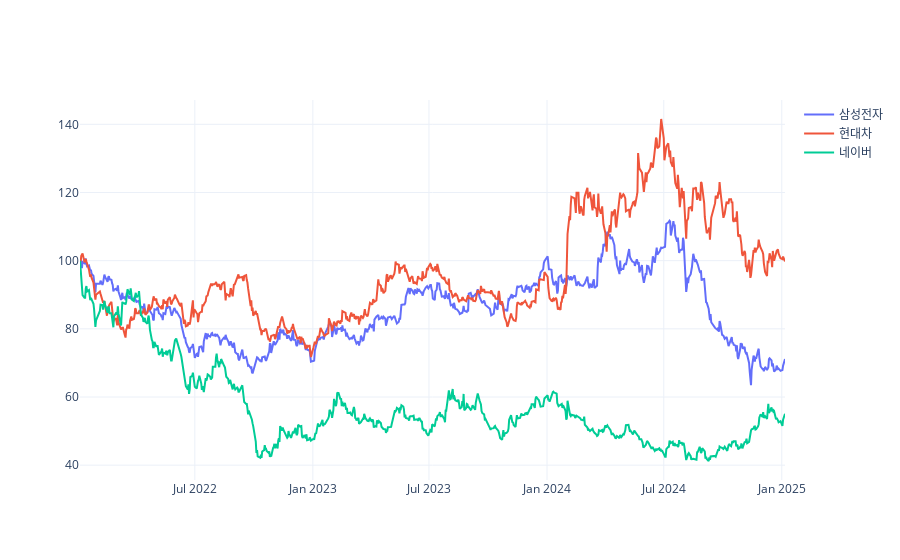

Here is the notebook cell this chart was saved with:
### Code cell
# Create traces
fig = go.Figure()
fig.add_trace(go.Scatter(x=samsung_100.index, y=samsung_100['Close'],
                    mode='lines',
                    name='삼성전자'))
fig.add_trace(go.Scatter(x=hy_100.index, y=hy_100['Close'],
                    mode='lines', name='현대차'))
fig.add_trace(go.Scatter(x=naver_100.index, y=naver_100['Close'],
                    mode='lines',
                    name='네이버'))

fig.show()

### Figure 1 — Plotly figure (JSON) as saved in the notebook; plotly's stock layout.template omitted (floating-point values rounded to 4 significant figures; data arrays with more than 128 entries replaced by an {"elided": "..."} marker saying what was removed)
{"data": [{"mode": "lines", "name": "삼성전자", "type": "scatter", "x": {"elided": "738 str values"}, "y": {"elided": "738 float values"}}, {"mode": "lines", "name": "현대차", "type": "scatter", "x": {"elided": "738 str values"}, "y": {"elided": "738 float values"}}, {"mode": "lines", "name": "네이버", "type": "scatter", "x": {"elided": "738 str values"}, "y": {"elided": "738 float values"}}], "layout": {}}
